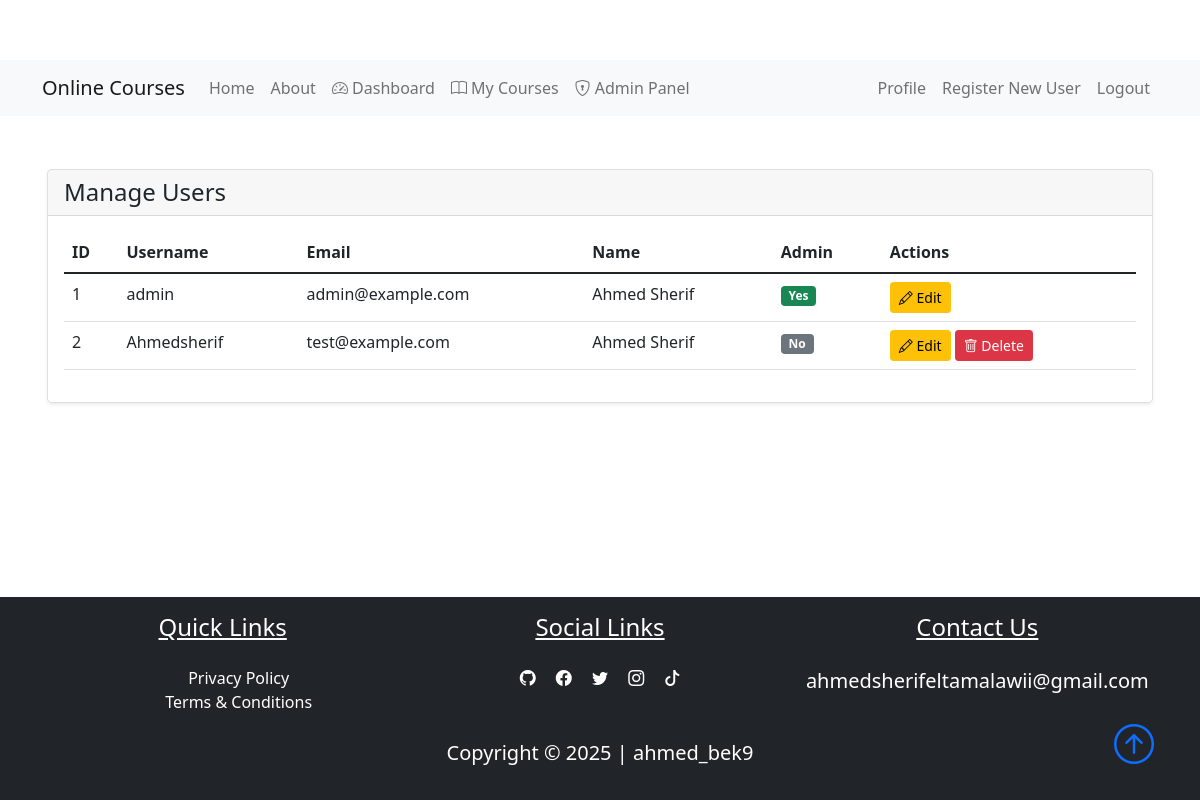
The app's page /admin/users (signed in) with its own data.
### pythonic/models.py (models this page shows, shortened)
class User(db.Model, UserMixin):
    id = db.Column(db.Integer, primary_key=True)
    fname = db.Column(db.String(25), nullable=False)
    lname = db.Column(db.String(25), nullable=False)
    username = db.Column(db.String(25), unique=True, nullable=False)
    email = db.Column(db.String(125), unique=True, nullable=False)
    image_file = db.Column(db.String(20), nullable=False, default="default.jpg")
    password = db.Column(db.String(60), nullable=False)
    is_admin = db.Column(db.Boolean, default=False)
    reset_token = db.Column(db.String(100), unique=True)
    lessons = db.relationship("Lesson", backref="author", lazy=True)
    enrollments = db.relationship("Enrollment", backref="student", lazy=True)

### pythonic/admin_routes.py (the view)
@admin.route('/admin/users')
@login_required
def manage_users():
    if not current_user.is_admin:
        flash('You do not have permission to access this page.', 'danger')
        return redirect(url_for('home'))
    users = User.query.all()
    return render_template('admin/manage_users.html', users=users)

### pythonic/__init__.py (called while the page is built)
@login_manager.user_loader
def load_user(user_id):
    return User.query.get(int(user_id))

### pythonic/templates/admin/manage_users.html
{% extends "layout.html" %}
{% block content %}
<div class="container py-5">
    <div class="row">
        <div class="col-12">
            <div class="card shadow-sm">
                <div class="card-header d-flex justify-content-between align-items-center">
                    <h2 class="h4 mb-0">Manage Users</h2>
                </div>
                <div class="card-body">
                    <div class="table-responsive">
                        <table class="table table-hover">
                            <thead>
                                <tr>
                                    <th>ID</th>
                                    <th>Username</th>
                                    <th>Email</th>
                                    <th>Name</th>
                                    <th>Admin</th>
                                    <th>Actions</th>
                                </tr>
                            </thead>
                            <tbody>
                                {% for user in users %}
                                <tr>
                                    <td>{{ user.id }}</td>
                                    <td>{{ user.username }}</td>
                                    <td>{{ user.email }}</td>
                                    <td>{{ user.fname }} {{ user.lname }}</td>
                                    <td>
                                        <span class="badge bg-{{ 'success' if user.is_admin else 'secondary' }}">
                                            {{ 'Yes' if user.is_admin else 'No' }}
                                        </span>
                                    </td>
                                    <td>
                                        <a href="{{ url_for('admin.update_user', user_id=user.id) }}"
                                            class="btn btn-warning btn-sm">
                                            <i class="bi bi-pencil"></i> Edit
                                        </a>
                                        {% if not user.is_admin %}
                                        <form action="{{ url_for('admin.delete_user', user_id=user.id) }}" method="POST"
                                            class="d-inline">
                                            <button type="submit" class="btn btn-danger btn-sm"
                                                onclick="return confirm('Are you sure you want to delete this user?')">
                                                <i class="bi bi-trash"></i> Delete
                                            </button>
                                        </form>
                                        {% endif %}
                                    </td>
                                </tr>
                                {% endfor %}
                            </tbody>
                        </table>
                    </div>
                </div>
            </div>
        </div>
    </div>
</div>
{% endblock content %}

### pythonic/templates/layout.html (shortened to what this page needs)
<!DOCTYPE html>
<html lang="en">
<head>
    <link rel="stylesheet" href="https://cdn.jsdelivr.net/npm/bootstrap-icons@1.8.1/font/bootstrap-icons.css">
    <link href="https://cdn.jsdelivr.net/npm/bootstrap@5.1.3/dist/css/bootstrap.min.css" rel="stylesheet"
>
    <link rel="stylesheet" href="https://cdn.jsdelivr.net/npm/bootstrap-icons@1.8.1/font/bootstrap-icons.css">
    <link rel="stylesheet" type="text/css" href="{{url_for('static', filename='main.css')}}">
</head>
<body class="d-flex flex-column min-vh-100">
    <nav class="navbar navbar-expand-lg navbar-light bg-light">
        <div class="container">
            <a class="navbar-brand" href="{{ url_for('home') }}">Online Courses</a>
            <div class="collapse navbar-collapse" id="navbarNav">
                <ul class="navbar-nav me-auto">
                    <li class="nav-item">
                        <a class="nav-link" href="{{ url_for('home') }}">Home</a>
                    </li>
                    <li class="nav-item">
                        <a class="nav-link" href="{{ url_for('about') }}">About</a>
                    </li>
                    {% if current_user.is_authenticated %}
                    <li class="nav-item">
                        <a class="nav-link" href="{{ url_for('dashboard') }}">
                            <i class="bi bi-speedometer2"></i> Dashboard
                        </a>
                    </li>
                    <li class="nav-item">
                        <a class="nav-link" href="{{ url_for('courses.my_courses') }}">
                            <i class="bi bi-book"></i> My Courses
                        </a>
                    </li>
                    {% if current_user.is_admin %}
                    <li class="nav-item">
                        <a class="nav-link" href="{{ url_for('admin.manage_users') }}">
                            <i class="bi bi-shield-lock"></i> Admin Panel
                        </a>
                    </li>
                    {% endif %}
                    {% endif %}
                </ul>
                <ul class="navbar-nav">
                    {% if current_user.is_authenticated %}
                    <li class="nav-item">
                        <a class="nav-link" href="{{ url_for('profile') }}">Profile</a>
                    </li>
                    {% if current_user.is_admin %}
                    <li class="nav-item">
                        <a class="nav-link" href="{{ url_for('register') }}">Register New User</a>
                    </li>
                    {% endif %}
                    <li class="nav-item">
                        <a class="nav-link" href="{{ url_for('logout') }}">Logout</a>
                    </li>
                    {% else %}
                    <li class="nav-item">
                        <a class="nav-link" href="{{ url_for('login') }}">Login</a>
                    </li>
                    {% endif %}
                </ul>
            </div>
        </div>
    </nav>
    {% block content%} {% endblock %}
    <footer class="bg-dark mt-auto">
        <div class="container p-3">
            <div class="row text-center text-white">
                <div class="col-md-12 col-lg-4 pb-2">
                    <h4 class="text-center text-decoration-underline">Quick Links</h4>
                    <ul class=" nobull pt-3">
                        <li><a href="#" class="link text-white">Privacy Policy</a></li>
                        <li><a href="#" class="link text-white">Terms & Conditions</a></li>
                    </ul>
                </div>
                <div class="col-md-12 col-lg-4">
                    <h4 class="text-center text-decoration-underline pb-3">Social Links</h4>
                    <a href="https://github.com/AhmedEltamalawii" class="text-white p-2"><i class="bi-github"></i></a>
                    <a href="https://www.facebook.com/Ahmed Ŝheřif Eltamalawi " class="text-white p-2"><i
                            class="bi-facebook"></i></a>
                    <a href="https://twitter.com/Ahmed Sherif Eltamalawiii" class="text-white p-2"><i
                            class="bi-twitter"></i></a>
                    <a href="https://www.instagram.com/ahmed_sheriff99" class="text-white p-2"><i
                            class="bi-instagram"></i></a>
                    <a href="https://www.tiktok.com/ahmed_bek9" class="text-white p-2"><i class="bi-tiktok"></i></a>
                </div>
                <div class="col-md-12 col-lg-4 pb-2">
                    <h4 class="text-center text-decoration-underline pb-3">Contact Us</h4>
                    <p class="lead">ahmedsherifeltamalawii@gmail.com</p>
                </div>
            </div>
            <div class="col text-white text-center position-relative">
                <p class="lead font-weight-bold">Copyright &copy; 2025 | ahmed_bek9</p>
                <a href="#" class="position-absolute bottom-0 end-0">
                    <i class="bi bi-arrow-up-circle h1"></i>
                </a>
            </div>
        </div>
    </footer>
</body>
</html>
</html>

### pythonic/static/main.css (style rules this page uses)
body::before { display: block; content: ''; height: 60px; }
.card { transition: 0.7s ease; box-shadow: 0 5px 15px rgba(1 1 1/ 15); border-radius: 5px; margin: 5px; }
.link { text-decoration: none; }
.nobull { list-style-type: none; }

### records on screen
User: id "1", username "admin", email "admin@example.com", fname "Ahmed", lname "Sherif", is_admin "Yes"
User: id "2", username "Ahmedsherif", email "test@example.com", fname "Ahmed", lname "Sherif", is_admin "No"
